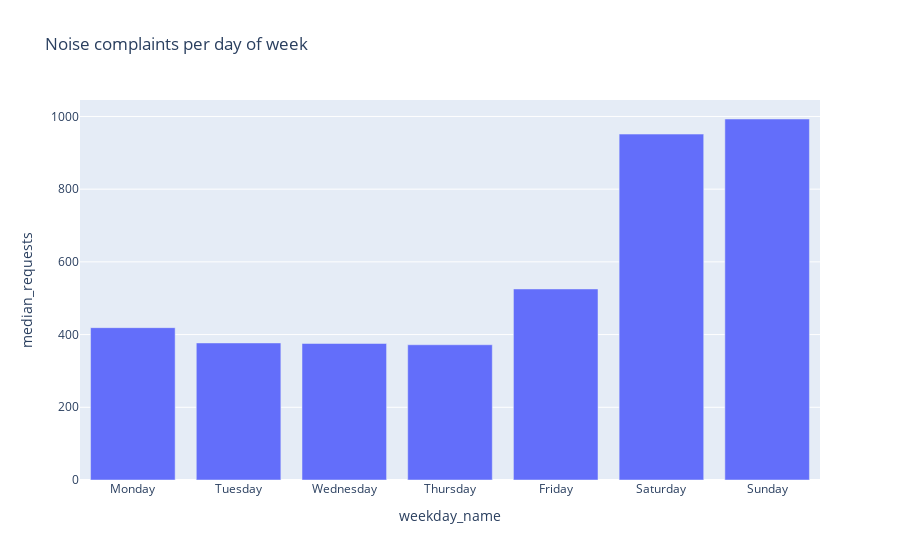

Notebook cell for this chart:
### Code cell
fig = px.bar(noise_weekday, x='weekday_name', y='median_requests', title='Noise complaints per day of week')
fig.show()

### Figure 1 — Plotly figure (JSON) as saved in the notebook; plotly's stock layout.template omitted (floating-point values rounded to 4 significant figures)
{"data": [{"alignmentgroup": "True", "hoverlabel": {"namelength": 0}, "hovertemplate": "weekday_name=%{x}<br>median_requests=%{y}", "legendgroup": "", "marker": {"color": "#636efa"}, "name": "", "offsetgroup": "", "orientation": "v", "showlegend": false, "textposition": "auto", "type": "bar", "x": ["Monday", "Tuesday", "Wednesday", "Thursday", "Friday", "Saturday", "Sunday"], "xaxis": "x", "y": [419, 377, 375.5, 372, 525.5, 951.5, 993], "yaxis": "y"}], "layout": {"barmode": "relative", "legend": {"tracegroupgap": 0}, "title": {"text": "Noise complaints per day of week"}, "xaxis": {"anchor": "y", "domain": [0, 1], "title": {"text": "weekday_name"}}, "yaxis": {"anchor": "x", "domain": [0, 1], "title": {"text": "median_requests"}}}}
